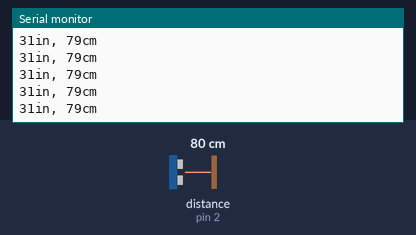
Recording of a sketch running on a simulated Arduino Uno, built with avr-gcc and run on an emulated ATmega328P. Parts: the last lines printed to the serial monitor. Wiring (inferred from the names in the program): ultrasonic range finder: trigger pin 3; echo pin 2. Inputs (shaded band) come from the test bench; at power-on: distance to the obstacle (sensor on pin 2) 80 cm. The echo pulse lasts 58.3 µs per cm.

Above: at 1.2 s.
1.3 s: distance to the obstacle (sensor on pin 2) set to 18 cm
At 1.35 s:
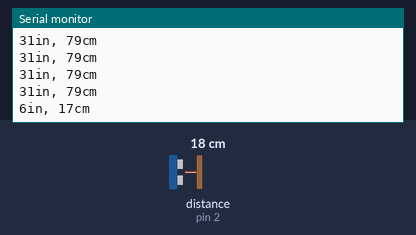
4.3 s: distance to the obstacle (sensor on pin 2) set to 2 cm
At 4.42 s:
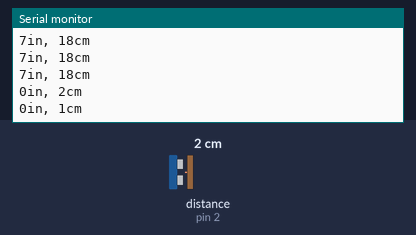
Timing chart, 0 to 7.3 s (numbered marks = the images above; inputs shaded):
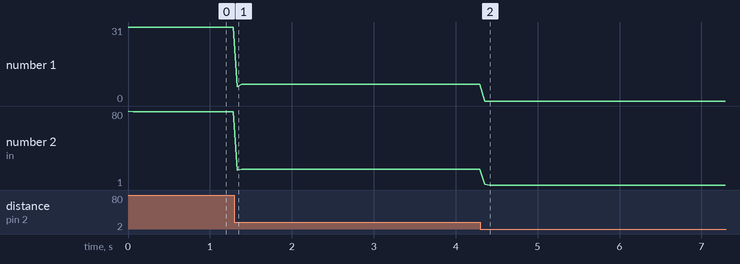

The sketch:

V1_Haptic.ino
```cpp
/* Name: Heewon Suh
 * Date: 06/02/2016
 * Notes: This program uses haptic feedback to communicate distance.
 */

#define ECHOPIN 2                            // Pin to receive echo pulse
#define TRIGPIN 3                            // Pin to send trigger pulse
#include "pitches.h"
// notes in the melody:
int melody[] = {
  NOTE_C4, NOTE_C4, NOTE_C4, NOTE_C4, NOTE_C4, NOTE_C4, NOTE_C4, NOTE_C4
};

int finalMelody = NOTE_C4;
// note durations: 4 = quarter note, 8 = eighth note, etc.:
int noteDurations[] = {
  4, 4, 4, 4, 4, 4, 4, 4
};

void setup() {
  Serial.begin(9600);
  pinMode(ECHOPIN, INPUT);
  pinMode(TRIGPIN, OUTPUT);
}

void loop() {
  long distanceCm, distanceIn;
  digitalWrite(TRIGPIN, LOW);                   // Set the trigger pin to low for 2uS
  delayMicroseconds(2);
  digitalWrite(TRIGPIN, HIGH);                  // Send a 10uS high to trigger ranging
  delayMicroseconds(10);
  digitalWrite(TRIGPIN, LOW);                   // Send pin low again
  int distance = pulseIn(ECHOPIN, HIGH);        // Read in times pulse

  // convert the time into a distance
  distanceCm = distance / 29.1 / 2 ;
  distanceIn = distance / 74 / 2;

  //duration of note
  int noteDuration = 1000 / distance;
  //tone(8, finalMelody, noteDuration);

  // to distinguish the notes, set a minimum time between them.
  // the note's duration + 30% seems to work well:
  int pauseBetweenNotes = noteDuration * 1.30;
  delay(pauseBetweenNotes);
  // stop the tone playing:
  noTone(8);
  if (distanceCm <= 0) {
    Serial.println("Out of range");
  }
  else {
    Serial.print(distanceIn);
    Serial.print("in, ");
    Serial.print(distanceCm);
    Serial.print("cm");
    Serial.println();
  }
  delay(50);                                    // Wait 50mS before next ranging
}
```

Measured:
- after the input at 1.3 s, the serial monitor: prints a new line at once (image 1)
- after the input at 4.3 s, the serial monitor: prints a new line after 0.05 s (image 2)
- plotted number 1: 31 → 7 after the input at 1.3 s, 7 → 0 after the input at 4.3 s
- plotted number 2: 79 → 18 after the input at 1.3 s, 18 → 1 after the input at 4.3 s
